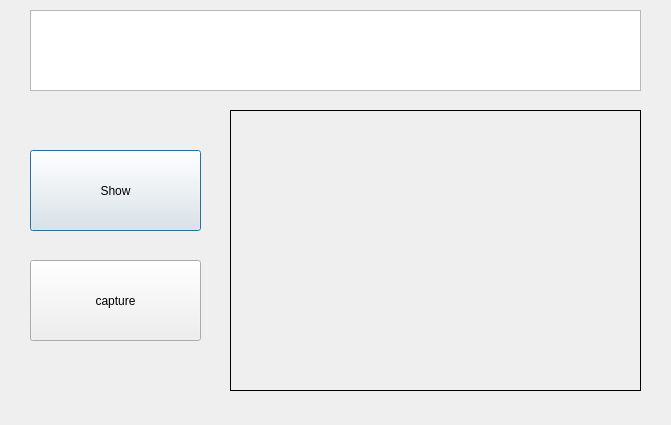
<?xml version="1.0" encoding="UTF-8"?>
<ui version="4.0">
 <class>Dialog</class>
 <widget class="QDialog" name="Dialog">
  <property name="geometry">
   <rect>
    <x>0</x>
    <y>0</y>
    <width>671</width>
    <height>425</height>
   </rect>
  </property>
  <property name="windowTitle">
   <string>Dialog</string>
  </property>
  <widget class="QTextBrowser" name="TEXT">
   <property name="geometry">
    <rect>
     <x>30</x>
     <y>10</y>
     <width>611</width>
     <height>81</height>
    </rect>
   </property>
  </widget>
  <widget class="QLabel" name="imgLabel">
   <property name="geometry">
    <rect>
     <x>230</x>
     <y>110</y>
     <width>411</width>
     <height>281</height>
    </rect>
   </property>
   <property name="autoFillBackground">
    <bool>false</bool>
   </property>
   <property name="frameShape">
    <enum>QFrame::Box</enum>
   </property>
   <property name="text">
    <string/>
   </property>
  </widget>
  <widget class="QPushButton" name="SHOW">
   <property name="geometry">
    <rect>
     <x>30</x>
     <y>150</y>
     <width>171</width>
     <height>81</height>
    </rect>
   </property>
   <property name="text">
    <string>Show</string>
   </property>
  </widget>
  <widget class="QPushButton" name="CAPTURE">
   <property name="geometry">
    <rect>
     <x>30</x>
     <y>260</y>
     <width>171</width>
     <height>81</height>
    </rect>
   </property>
   <property name="text">
    <string>capture</string>
   </property>
  </widget>
 </widget>
 <resources/>
 <connections/>
</ui>
